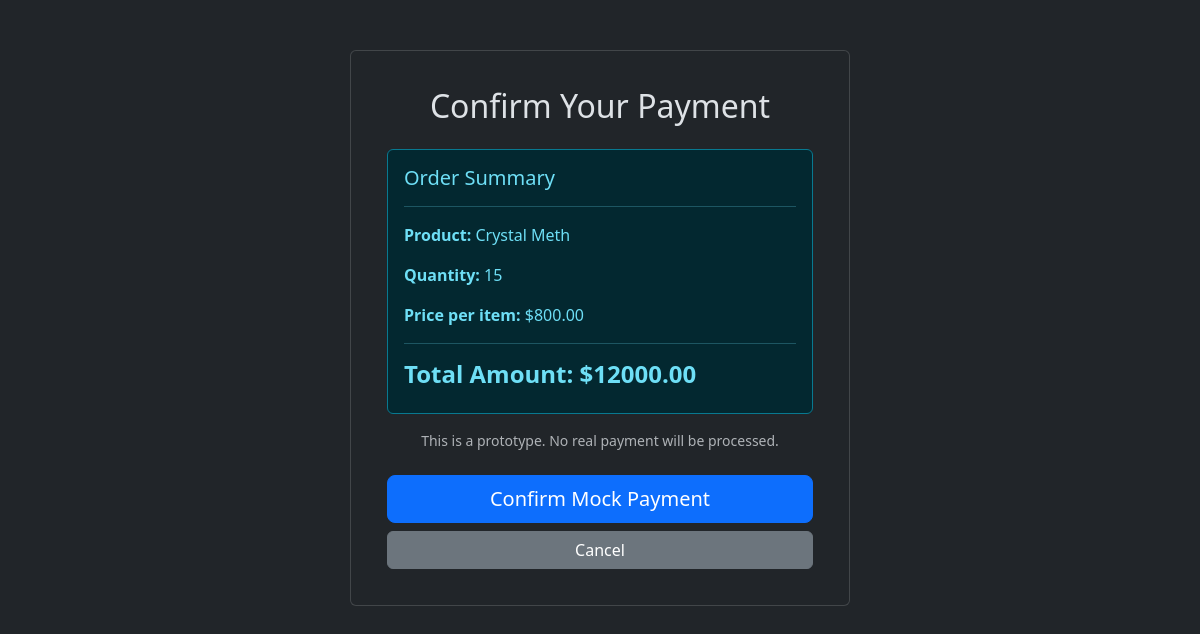
Screenshot of /accounts/payment/process/4/ (signed in) with the database file from the repository.
### accounts/models.py (models this page shows, shortened)
class Order(models.Model):
    STATUS_CHOICES = [
        ('pending_approval', 'Pending Approval'), # Seller needs to approve
        ('pending_payment', 'Pending Payment'),   # Buyer needs to pay
        ('paid', 'Paid'),                         # Buyer has paid
        ('shipped', 'Shipped'),
        ('completed', 'Completed'),
        ('rejected', 'Rejected'),
    ]
    product = models.ForeignKey(Product, on_delete=models.CASCADE, related_name='orders')
    buyer = models.ForeignKey(
        settings.AUTH_USER_MODEL,
        on_delete=models.CASCADE,
        related_name='orders_placed'  # This is now unique and descriptive
    )
    seller = models.ForeignKey(
        settings.AUTH_USER_MODEL,
        on_delete=models.CASCADE,
        related_name='orders_received' # Unique and descriptive
    )
    quantity = models.PositiveIntegerField()
    status = models.CharField(max_length=20, choices=STATUS_CHOICES, default='pending_approval')
    created_at = models.DateTimeField(auto_now_add=True)

class Product(models.Model):
    CATEGORY_CHOICES = [
        ('steel', 'Steel Products'),
        ('cement', 'Cement & Concrete'),
        ('paints', 'Paints & Coatings'),
        ('construction', 'Construction Materials'),
        ('plumbing', 'Plumbing & Fittings'),
        ('soap', 'Soaps & Detergents'),
        ('chemicals', 'Chemicals & Solvents'),
        ('cleaning', 'Cleaning Supplies'),
        ('plastic', 'Plastic Products'),
        ('electricals', 'Electricals'),
        ('equipment', 'Industrial Equipment'),
        ('packaging', 'Packaging Materials'),
        ('tools', 'Tools & Hardware'),
        ('stationery', 'Stationery & Office Supplies'),
        ('garments', 'Textile & Garments'),
        ('food', 'Food Raw Materials'),
    ]
    seller = models.ForeignKey(
        settings.AUTH_USER_MODEL,
        on_delete=models.CASCADE,
        related_name='products'
    )
    name = models.CharField(max_length=200)
    category = models.CharField(max_length=100, choices=CATEGORY_CHOICES, default='tools')
    description = models.TextField()
    price = models.DecimalField(max_digits=10, decimal_places=2)
    stock_quantity = models.PositiveIntegerField(default=0)
    image = models.ImageField(upload_to='product_images/', blank=True, null=True)
    created_at = models.DateTimeField(auto_now_add=True)
    updated_at = models.DateTimeField(auto_now=True)

### accounts/views.py (the view, shortened to what this page needs)
# urls.py: path('payment/process/<int:order_id>/', ProcessPaymentView.as_view(), name='process_payment'),
class ProcessPaymentView(BuyerRequiredMixin, View):
    def get(self, request, order_id):
        order = get_object_or_404(Order, id=order_id, buyer=request.user, status='pending_payment')
        context = {
            'order': order,
            'total_price': order.quantity * order.product.price
        }
        return render(request, 'accounts/process_payment.html', context)

### accounts/views.py (called while the page is built)
    def test_func(self): return self.request.user.role == 'buyer'

### accounts/templates/accounts/process_payment.html (shortened to what this page needs)
{% extends 'base.html' %}
{% block content %}
<div class="form-container card">
    <div class="card-body">
        <h2 class="card-title text-center mb-4">Confirm Your Payment</h2>
        <div class="alert alert-info">
            <h5 class="alert-heading">Order Summary</h5>
            <hr>
            <p><strong>Product:</strong> {{ order.product.name }}</p>
            <p><strong>Quantity:</strong> {{ order.quantity }}</p>
            <p><strong>Price per item:</strong> ${{ order.product.price|floatformat:2 }}</p>
            <hr>
            <p class="h4"><strong>Total Amount: ${{ total_price|floatformat:2 }}</strong></p>
        </div>
        <p class="text-center text-muted small">This is a prototype. No real payment will be processed.</p>
        <form method="post">
            <div class="d-grid gap-2 mt-4">
                <button type="submit" class="btn btn-primary btn-lg">Confirm Mock Payment</button>
                <a href="{% url 'my_orders' %}" class="btn btn-secondary">Cancel</a>
            </div>
        </form>
    </div>
</div>
{% endblock %}

### accounts/templates/base.html (style rules this page uses)
body { background-color: #212529; }
.form-container { max-width: 500px; margin: 50px auto; padding: 20px; }

### rows the page displays
Order: product.name "Crystal Meth", quantity "15", product.price "800.00"

### other values shown
{{ total_price|floatformat:2 }} "12000.00"
